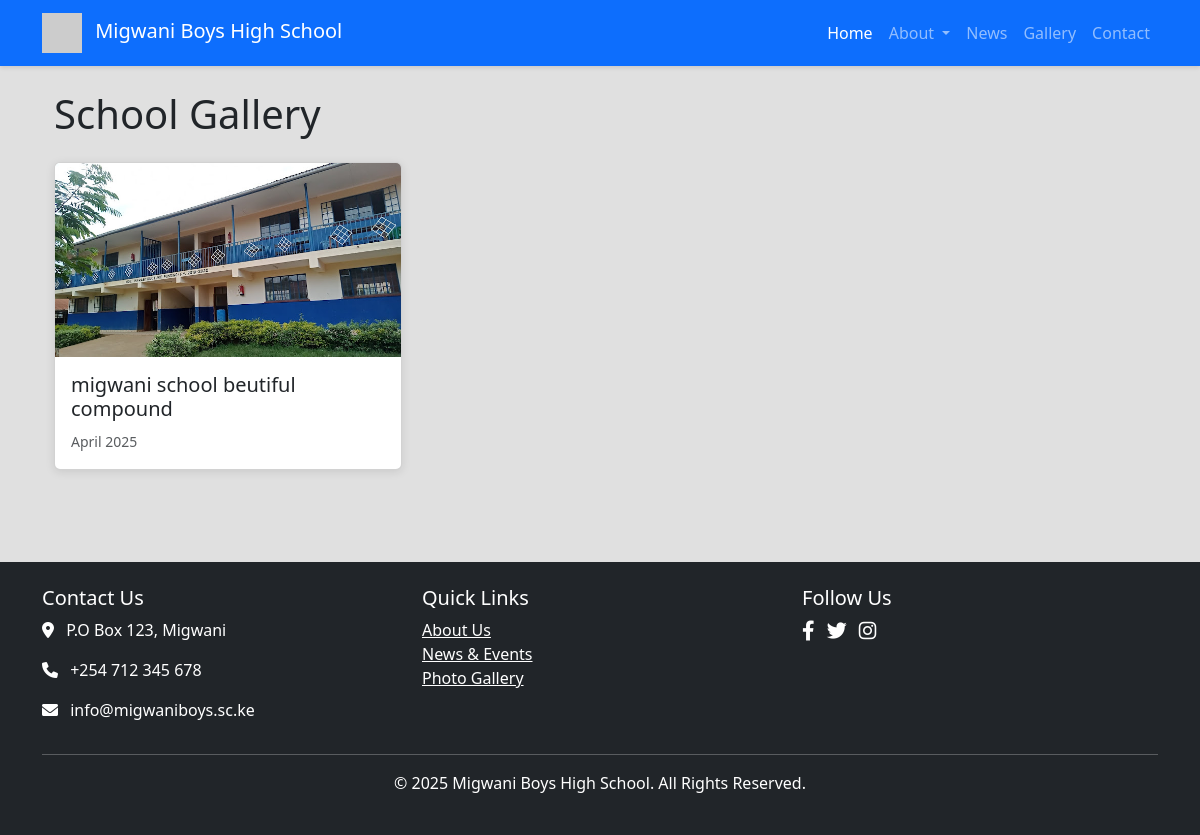
Page /gallery/ on the committed database.
### migwaniapp/models.py (models this page shows, shortened)
class Gallery(models.Model):
    title = models.CharField(max_length=100)
    image = models.ImageField(upload_to='gallery/')
    date_taken = models.DateField(auto_now_add=True)

### migwaniapp/views.py (the view)
# urls.py: path('gallery/', views.gallery, name='gallery'),
def gallery(request):
    photos = Gallery.objects.all()
    return render(request, 'school/gallery.html', {'photos': photos})

### migwaniapp/templates/school/gallery.html (shortened to what this page needs)
{% extends 'school/base.html' %}
{% load static %}
{% block content %}
<div class="container">
    <h1 class="mb-4">School Gallery</h1>
    <div class="row">
        {% for photo in photos %}
        <div class="col-md-4 mb-4">
            <div class="card">
                <img src="{{ photo.image.url }}" class="card-img-top" alt="{{ photo.title }}">
                <div class="card-body">
                    <h5 class="card-title">{{ photo.title }}</h5>
                    <p class="card-text text-muted">
                        <small>{{ photo.date_taken|date:"F Y" }}</small>
                    </p>
                </div>
            </div>
        </div>
        {% endfor %}
    </div>
</div>
{% endblock %}

### migwaniapp/static/css/style.css (style rules this page uses)
:root { --primary-color: #570303; --secondary-color: #6c757d; --light-color: #ffffff; --dark-color: #1d86ef; }
body { font-family: 'Segoe UI', Tahoma, Geneva, Verdana, sans-serif; line-height: 1.6; background-color: #570808; }
.card { transition: transform 0.3s; margin-bottom: 20px; border: none; box-shadow: 0 2px 10px rgba(0,0,0,0.1); }

### migwaniapp/templates/school/base.html (style rules this page uses)
body { background-color: #e0e0e0; }

### rows in the picture
Gallery: image (picture), title "migwani school beutiful compound", date_taken "April 2025"
